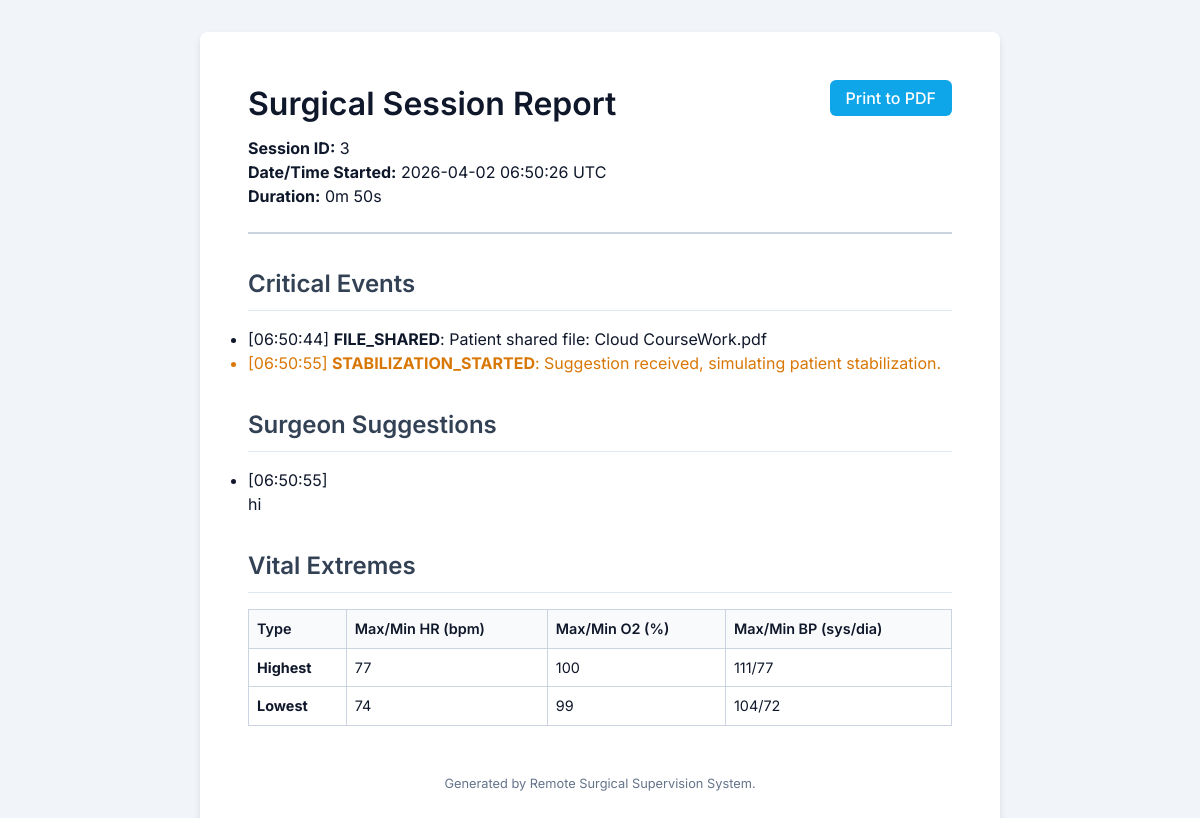
Page /report/3 (signed in) on the committed database.
### app.py (models this page shows)
class Session(db.Model):
    id = db.Column(db.Integer, primary_key=True)
    start_time = db.Column(db.DateTime, default=datetime.datetime.utcnow)
    end_time = db.Column(db.DateTime, nullable=True)
    duration_seconds = db.Column(db.Integer, nullable=True)

class Event(db.Model):
    id = db.Column(db.Integer, primary_key=True)
    session_id = db.Column(db.Integer, db.ForeignKey('session.id'))
    timestamp = db.Column(db.DateTime, default=datetime.datetime.utcnow)
    event_type = db.Column(db.String(50)) # e.g., 'alarm', 'stabilization_started', 'stabilized'
    details = db.Column(db.Text, nullable=True)

class Suggestion(db.Model):
    id = db.Column(db.Integer, primary_key=True)
    session_id = db.Column(db.Integer, db.ForeignKey('session.id'))
    timestamp = db.Column(db.DateTime, default=datetime.datetime.utcnow)
    text = db.Column(db.Text)
    audio_path = db.Column(db.String(255), nullable=True)

class VitalLog(db.Model):
    id = db.Column(db.Integer, primary_key=True)
    session_id = db.Column(db.Integer, db.ForeignKey('session.id'))
    type = db.Column(db.String(10)) # 'highest' or 'lowest'
    hr = db.Column(db.Integer)
    o2 = db.Column(db.Integer)
    bp_sys = db.Column(db.Integer)
    bp_dia = db.Column(db.Integer)

### app.py (the view)
@app.route('/report/<int:session_id>')
@login_required
def report(session_id):
    session = Session.query.get_or_404(session_id)
    vitals = VitalLog.query.filter_by(session_id=session_id).all()
    suggestions = Suggestion.query.filter_by(session_id=session_id).order_by(Suggestion.timestamp).all()
    events = Event.query.filter_by(session_id=session_id).order_by(Event.timestamp).all()
    return render_template('report.html', session=session, vitals=vitals, suggestions=suggestions, events=events)

### app.py (called while the page is built)
@login_manager.user_loader
def load_user(user_id):
    return User.query.get(int(user_id))

### templates/report.html (shortened to what this page needs)
<!DOCTYPE html>
<html lang="en">
<head>
    <link rel="stylesheet" href="{{ url_for('static', filename='css/style.css') }}">
</head>
<body class="report-body">
    <div class="container report-container">
        <div class="report-header">
            <button class="btn info no-print" onclick="window.print()" style="float: right;">Print to PDF</button>
            <h1>Surgical Session Report</h1>
            <p><strong>Session ID:</strong> {{ session.id }}</p>
            <p><strong>Date/Time Started:</strong> {{ session.start_time.strftime('%Y-%m-%d %H:%M:%S UTC') }}</p>
            <p><strong>Duration:</strong>
                {% if session.duration_seconds is not none %}
                    {{ session.duration_seconds // 60 }}m {{ session.duration_seconds % 60 }}s
                {% else %}
                    Active / Duration Unknown
                {% endif %}
            </p>
        </div>
        <section class="report-section">
            <h2>Critical Events</h2>
            {% if events %}
            <ul class="event-list">
                {% for event in events %}
                <li class="event-item type-{{ event.event_type }}">
                    <span class="timestamp">[{{ event.timestamp.strftime('%H:%M:%S') }}]</span>
                    <strong>{{ event.event_type.upper() }}</strong>: {{ event.details }}
                </li>
                {% endfor %}
            </ul>
            {% else %}
            <p>No critical events recorded.</p>
            {% endif %}
        </section>
        <section class="report-section">
            <h2>Surgeon Suggestions</h2>
            {% if suggestions %}
            <ul class="suggestion-list">
                {% for sug in suggestions %}
                <li>
                    <span class="timestamp">[{{ sug.timestamp.strftime('%H:%M:%S') }}]</span>
                    {% if sug.text %}
                    <blockquote>{{ sug.text }}</blockquote>
                    {% endif %}
                </li>
                {% endfor %}
            </ul>
            {% else %}
            <p>No suggestions provided.</p>
            {% endif %}
        </section>
        <section class="report-section no-print">
            <h2>Vital Extremes</h2>
            <div style="max-height: 300px; overflow-y: auto;">
                <table class="data-table">
                    <tr>
                        <th>Type</th>
                        <th>Max/Min HR (bpm)</th>
                        <th>Max/Min O2 (%)</th>
                        <th>Max/Min BP (sys/dia)</th>
                    </tr>
                    {% for vital in vitals %}
                    <tr class="{% if vital.type == 'highest' %}warning-row{% elif vital.type == 'lowest' %}info-row{% endif %}">
                        <td style="text-transform: capitalize;"><strong>{{ vital.type }}</strong></td>
                        <td>{{ vital.hr }}</td>
                        <td>{{ vital.o2 }}</td>
                        <td>{{ vital.bp_sys }}/{{ vital.bp_dia }}</td>
                    </tr>
                    {% else %}
                    <tr>
                        <td colspan="4">No vitals recorded for this session.</td>
                    </tr>
                    {% endfor %}
                </table>
            </div>
        </section>
        <div class="report-footer">
            Generated by Remote Surgical Supervision System.
        </div>
    </div>
</body>
</html>

### static/css/style.css (style rules this page uses)
:root { --bg-dark: #0f172a; --bg-card: #1e293b; --text-main: #f8fafc; --text-muted: #94a3b8; --primary: #3b82f6; --primary-hover: #2563eb; --success: #10b981; --warning: #f59e0b; --danger: #ef4444; --info: #0ea5e9; --border: #334155; --font-family: 'Inter', sans-serif; }
* { box-sizing: border-box; margin: 0; padding: 0; }
body { font-family: var(--font-family); background-color: var(--bg-dark); color: var(--text-main); line-height: 1.5; }
.container { max-width: 1200px; margin: 0 auto; padding: 2rem; }
h1, h2, h3 { margin-bottom: 0.5rem; font-weight: 600; }
.btn { display: inline-block; padding: 0.5rem 1rem; font-size: 1rem; font-weight: 500; text-align: center; border: none; border-radius: 6px; cursor: pointer; transition: all 0.2s; font-family: var(--font-family); }
.btn.info { background-color: var(--info); color: white; }
.report-body { background: #f1f5f9; color: #0f172a; }
.report-container { background: white; max-width: 800px; margin: 2rem auto; padding: 3rem; border-radius: 8px; box-shadow: 0 4px 6px rgba(0, 0, 0, 0.1); }
.report-header { border-bottom: 2px solid #cbd5e1; padding-bottom: 1.5rem; margin-bottom: 2rem; }
.report-section { margin-bottom: 2rem; }
.report-section h2 { border-bottom: 1px solid #e2e8f0; padding-bottom: 0.5rem; margin-bottom: 1rem; color: #334155; }
.event-item.type-stabilization_started { color: #d97706; }
.data-table { width: 100%; border-collapse: collapse; font-size: 0.9rem; }
.data-table th, .data-table td { border: 1px solid #cbd5e1; padding: 0.5rem; text-align: left; }
.data-table th { background: #f8fafc; font-weight: 600; }
.report-footer { text-align: center; margin-top: 3rem; font-size: 0.8rem; color: #64748b; }

### rows in the picture
Event: timestamp "06:50:44", event_type "FILE_SHARED", details "Patient shared file: Cloud CourseWork.pdf"
Event: timestamp "06:50:55", event_type "STABILIZATION_STARTED", details "Suggestion received, simulating patient stabilization."
Suggestion: timestamp "06:50:55", text "hi"
VitalLog: type "Highest", hr "77", o2 "100", bp_sys "111", bp_dia "77"
VitalLog: type "Lowest", hr "74", o2 "99", bp_sys "104", bp_dia "72"

### other values in the picture
{{ session.id }} "3"
{{ session.start_time.strftime('%Y-%m-%d %H:%M:%S UTC') }} "2026-04-02 06:50:26 UTC"
{{ session.duration_seconds // 60 }} "0"
{{ session.duration_seconds % 60 }} "50"
